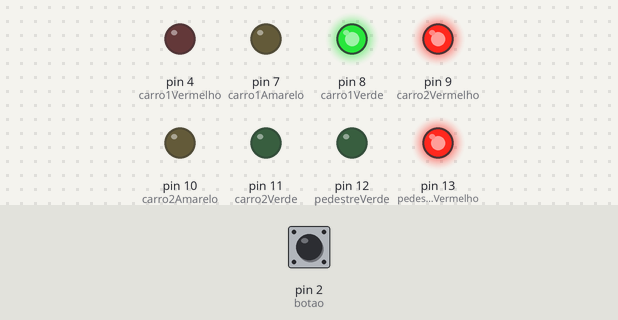
A sketch run on a simulated Arduino Uno, built with avr-gcc and run on an emulated ATmega328P. Parts: output pins drawn as LEDs (lit = HIGH). The test bench sets the inputs (shaded band); at power-on: pin 2 (botao) HIGH.

Above: at 1.2 s.
1.3 s: pin 2 (botao) pulled LOW for 0.15 s
At 5.6 s:
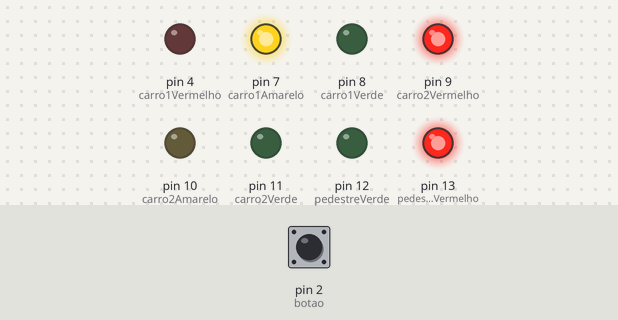
At 8.3 s:
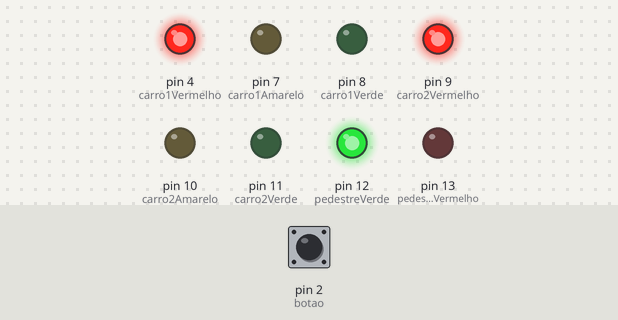
Timing chart, 0 to 25.4 s (numbered marks = the images above; inputs shaded):
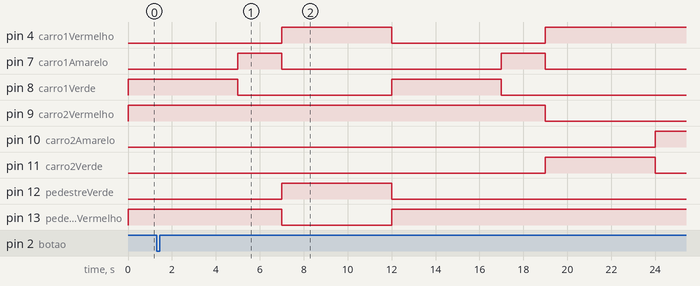

Measured:
- after the input at 1.3 s, pin 12 (pedestreVerde): LOW → HIGH after 5.7 s, → LOW 5.0 s later; pin 13 (pedestreVermelho): HIGH → LOW after 5.7 s, → HIGH 5.0 s later
- by itself, pin 7 (carro1Amarelo): alternates HIGH for 2.0 s and LOW for 10.0 s

The sketch:

semaforo_composto_com_pedestres.ino
```cpp
const int carro1Vermelho = 4;
const int carro1Amarelo = 7;
const int carro1Verde = 8;

const int carro2Vermelho = 9;
const int carro2Amarelo = 10;
const int carro2Verde = 11;

const int pedestreVermelho = 13;
const int pedestreVerde = 12;

const int botao = 2;

const int tempoVerde = 5000;
const int tempoAmarelo = 2000;
const int tempoPedestre = 5000;

bool pedidoPedestre = false;

void setup() {
  pinMode(carro1Vermelho, OUTPUT);
  pinMode(carro1Amarelo, OUTPUT);
  pinMode(carro1Verde, OUTPUT);

  pinMode(carro2Vermelho, OUTPUT);
  pinMode(carro2Amarelo, OUTPUT);
  pinMode(carro2Verde, OUTPUT);

  pinMode(pedestreVermelho, OUTPUT);
  pinMode(pedestreVerde, OUTPUT);

  pinMode(botao, INPUT_PULLUP);

  digitalWrite(carro1Verde, HIGH);
  digitalWrite(carro2Vermelho, HIGH);
  digitalWrite(pedestreVermelho, HIGH);
}

void verificarBotao() {
  if (digitalRead(botao) == LOW) {
    pedidoPedestre = true;
  }
}

void esperar(unsigned long tempo) {
  unsigned long inicio = millis();

  while (millis() - inicio < tempo) {
    verificarBotao();
  }
}

void pedestre() {
  digitalWrite(carro1Vermelho, HIGH);
  digitalWrite(carro1Amarelo, LOW);
  digitalWrite(carro1Verde, LOW);

  digitalWrite(carro2Vermelho, HIGH);
  digitalWrite(carro2Amarelo, LOW);
  digitalWrite(carro2Verde, LOW);

  digitalWrite(pedestreVermelho, LOW);
  digitalWrite(pedestreVerde, HIGH);

  delay(tempoPedestre);

  digitalWrite(pedestreVerde, LOW);
  digitalWrite(pedestreVermelho, HIGH);

  pedidoPedestre = false;
}

void loop() {

  verificarBotao();

  digitalWrite(carro1Verde, HIGH);
  digitalWrite(carro1Amarelo, LOW);
  digitalWrite(carro1Vermelho, LOW);

  digitalWrite(carro2Verde, LOW);
  digitalWrite(carro2Amarelo, LOW);
  digitalWrite(carro2Vermelho, HIGH);

  digitalWrite(pedestreVermelho, HIGH);
  digitalWrite(pedestreVerde, LOW);

  esperar(tempoVerde);

  digitalWrite(carro1Verde, LOW);
  digitalWrite(carro1Amarelo, HIGH);

  esperar(tempoAmarelo);

  digitalWrite(carro1Amarelo, LOW);
  digitalWrite(carro1Vermelho, HIGH);

  if (pedidoPedestre) {
    pedestre();
    return;
  }

  digitalWrite(carro2Vermelho, LOW);
  digitalWrite(carro2Verde, HIGH);

  esperar(tempoVerde);

  digitalWrite(carro2Verde, LOW);
  digitalWrite(carro2Amarelo, HIGH);

  esperar(tempoAmarelo);

  digitalWrite(carro2Amarelo, LOW);
  digitalWrite(carro2Vermelho, HIGH);

  if (pedidoPedestre) {
    pedestre();
    return;
  }
}
```
